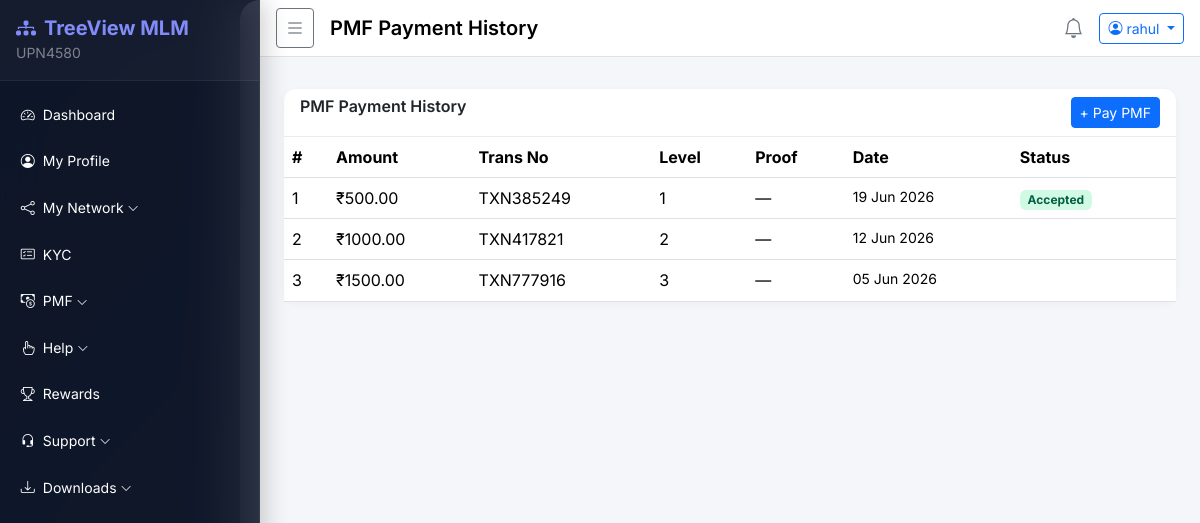
The page /pmf/history/ (signed in) on the database its author committed.
### accounts/models.py (models this page shows, shortened)
class User(AbstractBaseUser, PermissionsMixin):
    STATUS_CHOICES = [('active', 'Active'), ('inactive', 'Inactive'), ('pending', 'Pending')]
    member_id   = models.CharField(max_length=20, unique=True, default=generate_member_id)
    sponsor_id  = models.CharField(max_length=20, blank=True, null=True)
    username    = models.CharField(max_length=150, unique=True)
    email       = models.EmailField(unique=True)
    mobile      = models.CharField(max_length=15, blank=True)
    status      = models.CharField(max_length=10, choices=STATUS_CHOICES, default='pending')
    is_active   = models.BooleanField(default=True)
    is_staff    = models.BooleanField(default=False)
    plain_password = models.CharField(max_length=128, blank=True)  # stored for admin view
    created_at  = models.DateTimeField(default=timezone.now)
    objects = UserManager()
    USERNAME_FIELD = 'username'
    REQUIRED_FIELDS = ['email']
    class Meta:
        db_table = 'users'

### pmf/models.py (models this page shows, shortened)
class PMFRequest(models.Model):
    STATUS_CHOICES = [
        ('pending', 'Pending'),
        ('product_accepted', 'Product Accepted'),
        ('accepted', 'Accepted'),
        ('rejected', 'Rejected'),
        ('dispatched', 'Dispatched'),
    ]
    user          = models.ForeignKey(settings.AUTH_USER_MODEL, on_delete=models.CASCADE, related_name='pmf_requests')
    amount        = models.DecimalField(max_digits=10, decimal_places=2)
    transaction_no = models.CharField(max_length=100, blank=True)
    payment_proof = models.FileField(upload_to='pmf/proofs/', blank=True, null=True)
    level         = models.PositiveIntegerField(default=1)
    status        = models.CharField(max_length=20, choices=STATUS_CHOICES, default='pending')
    remarks       = models.TextField(blank=True)
    created_at    = models.DateTimeField(default=timezone.now)
    reply_date    = models.DateTimeField(null=True, blank=True)
    class Meta:
        db_table = 'pmf_requests'
        ordering = ['-created_at']

### pmf/views.py (the view)
# urls.py: path('history/',        views.pmf_history_view,   name='history'),
@login_required
def pmf_history_view(request):
    pmfs = PMFRequest.objects.filter(user=request.user)
    return render(request, 'pmf/history.html', {'pmfs': pmfs})

### templates/pmf/history.html (shortened to what this page needs)
{% extends 'base/base.html' %}
{% block page_title %}PMF Payment History{% endblock %}
{% block content %}
<div class="card">
  <div class="card-header d-flex justify-content-between">
    <h6 class="mb-0 fw-semibold">PMF Payment History</h6>
    <a href="{% url 'pmf:pay' %}" class="btn btn-sm btn-primary">+ Pay PMF</a>
  </div>
  <div class="card-body p-0">
    <div class="table-responsive">
      <table class="table table-hover mb-0">
        <thead><tr><th>#</th><th>Amount</th><th>Trans No</th><th>Level</th><th>Proof</th><th>Date</th><th>Status</th></tr></thead>
        <tbody>
          {% for p in pmfs %}
          <tr>
            <td>{{ forloop.counter }}</td>
            <td>₹{{ p.amount }}</td>
            <td>{{ p.transaction_no|default:"—" }}</td>
            <td>{{ p.level }}</td>
            <td>{% if p.payment_proof %}<a href="{{ p.payment_proof.url }}" target="_blank" class="btn btn-sm btn-outline-primary">View</a>{% else %}—{% endif %}</td>
            <td class="small">{{ p.created_at|date:"d M Y" }}</td>
            <td><span class="badge badge-status-{{ p.status }}">{{ p.get_status_display }}</span></td>
          </tr>
          {% empty %}
          <tr><td colspan="7" class="text-center text-muted py-3">No PMF payments yet.</td></tr>
          {% endfor %}
        </tbody>
      </table>
    </div>
  </div>
</div>
{% endblock %}

### templates/base/base.html (shortened to what this page needs)
{% load static %}
{% load extras %}
<!DOCTYPE html>
<html lang="en">
<head>
  <link href="https://cdn.jsdelivr.net/npm/bootstrap@5.3.2/dist/css/bootstrap.min.css" rel="stylesheet">
  <link href="https://cdn.jsdelivr.net/npm/bootstrap-icons@1.11.3/font/bootstrap-icons.min.css" rel="stylesheet">
  <link rel="stylesheet" href="{% static 'css/style.css' %}">
</head>
<body>
  <div class="wrapper d-flex">
    <nav id="sidebar" class="sidebar text-white">
      <div class="sidebar-header p-3 d-flex align-items-center justify-content-between">
        <div>
          <h5 class="mb-0 fw-bold" style="color: #818cf8;"><i class="bi bi-diagram-3-fill me-2"></i>TreeView MLM</h5>
          {% if user.is_authenticated %}
          <small style="color: rgba(255,255,255,.45);">{{ user.member_id }}</small>
          {% endif %}
        </div>
      </div>
      <ul class="nav flex-column p-2 mt-1">
        {% if user.is_staff %}
          {% include 'base/sidebar_admin.html' %}
        {% else %}
          {% include 'base/sidebar_user.html' %}
        {% endif %}
      </ul>
    </nav>
    <div class="main-content flex-grow-1">
      <nav class="navbar navbar-expand-lg navbar-light bg-white border-bottom px-3 py-2">
        <button id="sidebarToggle" class="btn btn-sm btn-outline-secondary me-3">
          <i class="bi bi-list fs-5"></i>
        </button>
        <span class="navbar-brand fw-semibold">{% block page_title %}Dashboard{% endblock %}</span>
        <div class="ms-auto d-flex align-items-center gap-3">
          <a href="{% url 'notifications:add' %}" class="text-secondary position-relative">
            <i class="bi bi-bell fs-5"></i>
          </a>
          <div class="dropdown">
            <button class="btn btn-sm btn-outline-primary dropdown-toggle" data-bs-toggle="dropdown">
              <i class="bi bi-person-circle me-1"></i>{{ user.username }}
            </button>
          </div>
        </div>
      </nav>
      <div class="px-4 pt-3">
      </div>
      <div class="content px-4 py-3">
        {% block content %}{% endblock %}
      </div>
    </div>
  </div>
</body>
</html>

### static/css/style.css (style rules this page uses)
body { font-family: 'Inter', sans-serif; background: linear-gradient(135deg, #0b1120 0%, #1a2332 50%, #0b1120 100%); min-height: 100vh; overflow-x: hidden; }
.wrapper { display: flex; min-height: 100vh; }
.sidebar { width: 260px; min-width: 260px; transition: transform .3s ease, width .25s ease; z-index: 1050; overflow-y: auto; height: 100vh; background: rgba(15, 23, 42, 0.85); backdrop-filter: blur(24px); -webkit-backdrop-filter: blur(24px); border-right: 1px solid rgba(255, 255, 255, 0.06); box-shadow: 4px 0 24px rgba(0, 0, 0, 0.2); position: sticky; top: 0; }
.main-content { flex: 1; min-width: 0; background: #f4f6f9; border-radius: 20px 0 0 20px; margin-left: -20px; padding-left: 20px; }
.sidebar-header { background: rgba(255, 255, 255, 0.03); border-bottom: 1px solid rgba(255, 255, 255, 0.06) !important; }
.badge-status-accepted { background: #d1fae5; color: #065f46; }
.card { border: none; border-radius: 12px; box-shadow: 0 2px 8px rgba(0,0,0,.04); }
.card-header { background: transparent; border-bottom: 1px solid #e9ecef; font-weight: 600; }

### rows shown on the page
User: member_id "UPN4580", username "rahul"
PMFRequest: amount "500.00", transaction_no "TXN385249", level "1", created_at "19 Jun 2026", status "Accepted"
PMFRequest: amount "1000.00", transaction_no "TXN417821", level "2", created_at "12 Jun 2026"
PMFRequest: amount "1500.00", transaction_no "TXN777916", level "3", created_at "05 Jun 2026"
